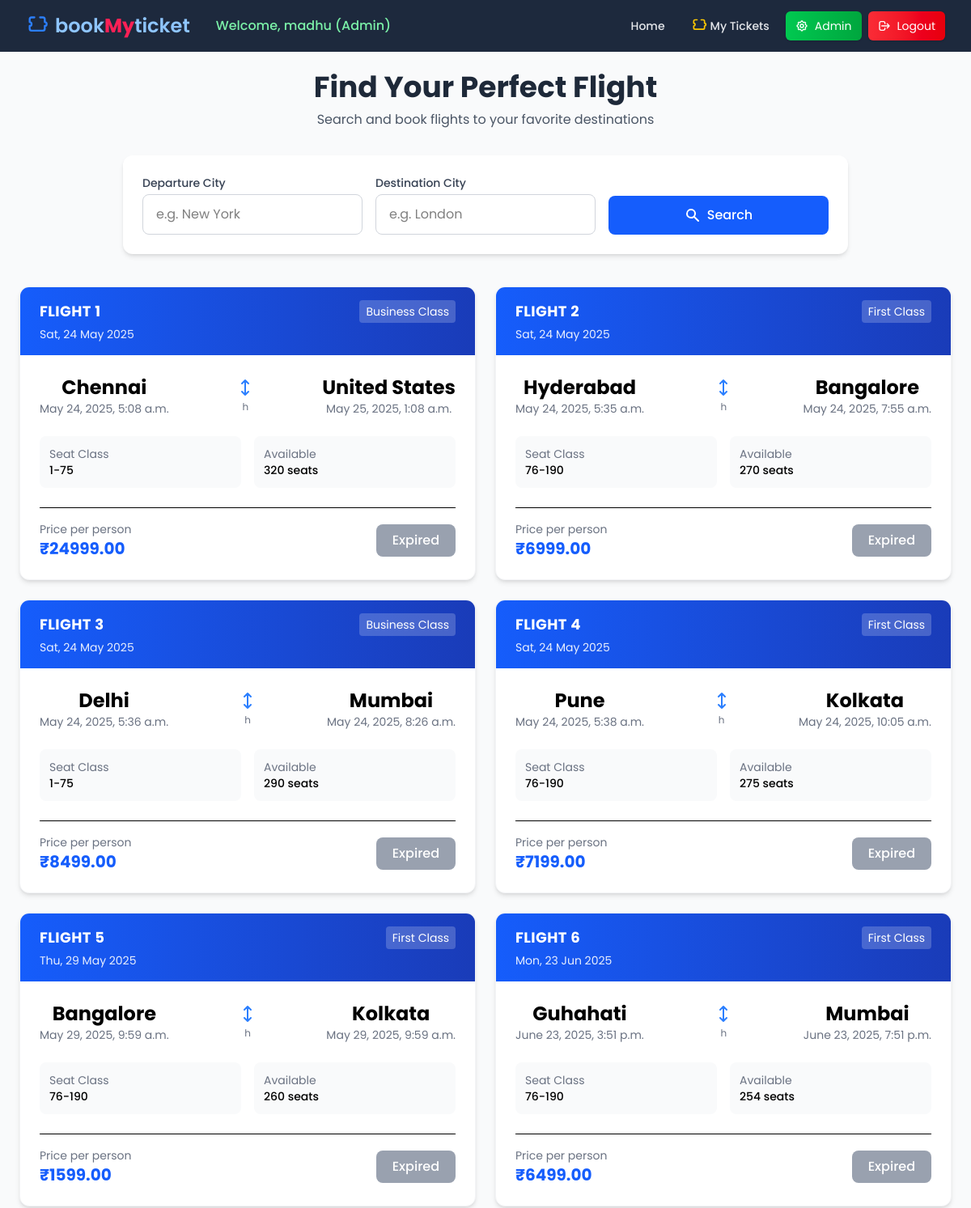
/planebooking/planebook/ (signed in, upper part), run on an earlier commit of the app's database.
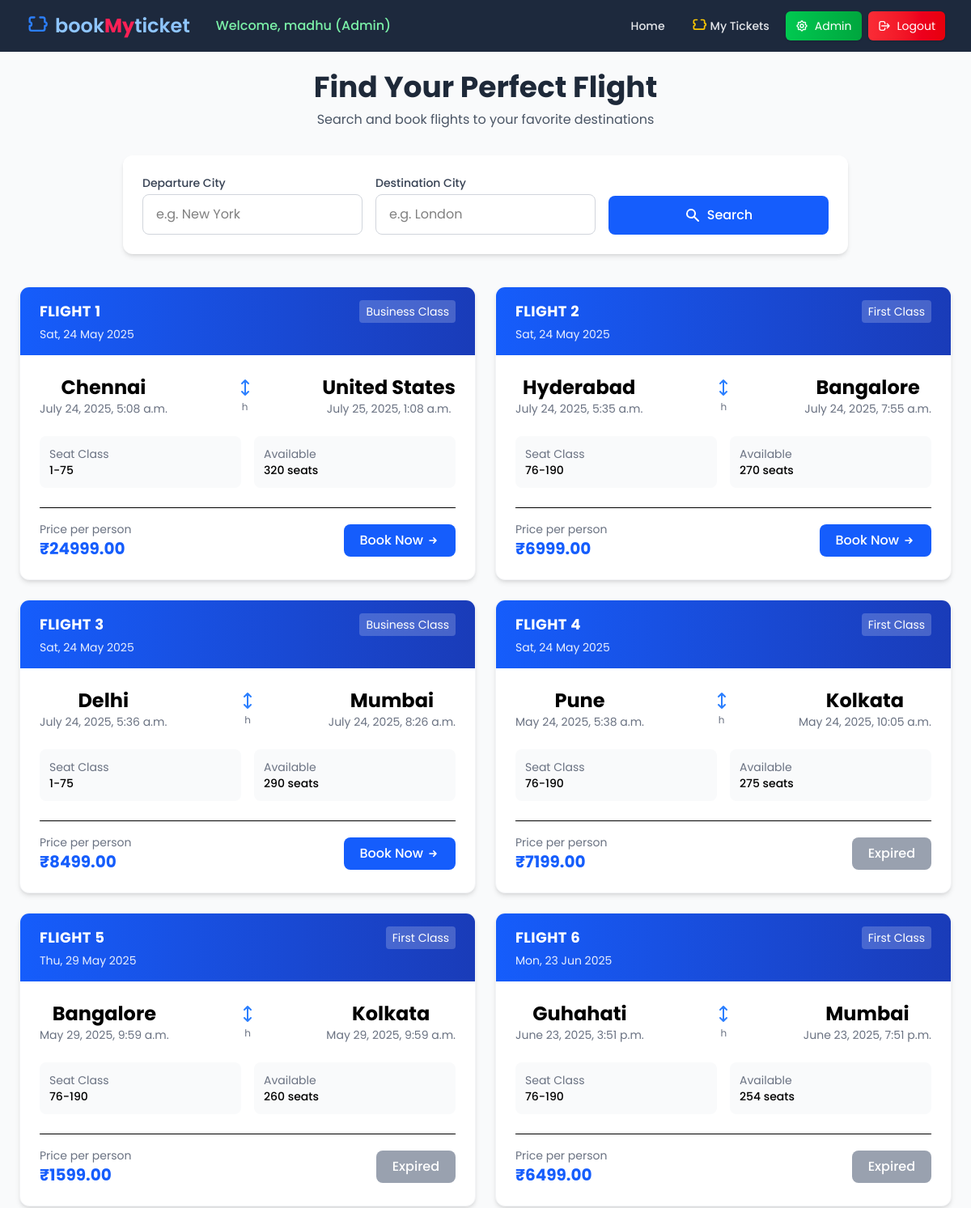
And on a later commit of the database.
### booking_plane/models.py (models this page shows, shortened)
class Ticketsplane(models.Model):
    seat_types = [
        ('BS', 'Business Class'),
        ('FR', 'First Class'),
        ('EC', 'Economy Class'),
    ]
    seat_no = [
        ('BS', '1-75'),
        ('FR', '76-190'),
        ('EC', '190-250+'),
    ]
    name = models.CharField(max_length=20)
    date_time = models.DateTimeField(default=timezone.now)
    type1 = models.CharField(max_length=2, choices=seat_types)
    type2 = models.CharField(max_length=3, choices=seat_no)
    source = models.CharField(max_length=30)
    destination = models.CharField(max_length=30)
    departure_time = models.DateTimeField(default=timezone.now)
    arrival_time = models.DateTimeField(default=timezone.now)
    total_seats = models.PositiveIntegerField()
    price = models.DecimalField(max_digits=10, decimal_places=2)
    @property
    def has_departed(self):
        return timezone.now() > self.departure_time

### booking_plane/views.py (the view)
# urls.py: path('planebook/',views.planebook,name='planebook'),
def planebook(request):
    source = request.GET.get('source', '')
    destination = request.GET.get('destination', '')
    if source and destination:
        tickets = Ticketsplane.objects.filter(source__icontains=source, destination__icontains=destination)
    elif destination:
        tickets = Ticketsplane.objects.filter(destination__icontains=destination)
    elif source:
        tickets = Ticketsplane.objects.filter(source__icontains=source)
    else:
        tickets = Ticketsplane.objects.all()
    return render(request, 'booking_plane/book_plane.html', {'tickets': tickets})

### booking_plane/templates/booking_plane/book_plane.html (shortened to what this page needs)
{% extends "layout.html" %}
{% block content %}
{% if user.is_authenticated %}
<div class="min-h-screen bg-gray-50 p-4 sm:p-6">
    <div class="max-w-6xl mx-auto text-center mb-8">
        <h1 class="text-3xl sm:text-4xl font-bold text-gray-800 mb-2">Find Your Perfect Flight</h1>
        <p class="text-gray-600 max-w-2xl mx-auto">Search and book flights to your favorite destinations</p>
    </div>
    <div class="max-w-4xl mx-auto bg-white rounded-xl shadow-md p-6 mb-10">
        <form method="get" class="space-y-4 sm:space-y-0">
            <div class="grid grid-cols-1 sm:grid-cols-3 gap-4">
                <div>
                    <label class="block text-sm font-medium text-gray-700 mb-1">Departure City</label>
                    <div class="relative">
                        <input type="text" name="source" placeholder="e.g. New York"
                               value="{{ request.GET.source }}"
                               class="w-full px-4 py-3 rounded-lg border border-gray-300 focus:ring-2 focus:ring-blue-500 focus:border-blue-500 transition">
                    </div>
                </div>
                <div>
                    <label class="block text-sm font-medium text-gray-700 mb-1">Destination City</label>
                    <div class="relative">
                        <input type="text" name="destination" placeholder="e.g. London"
                               value="{{ request.GET.destination }}"
                               class="w-full px-4 py-3 rounded-lg border border-gray-300 focus:ring-2 focus:ring-blue-500 focus:border-blue-500 transition">
                    </div>
                </div>
                <div class="flex items-end">
                    <button type="submit"
                            class="w-full bg-blue-600 hover:bg-blue-700 text-white font-medium py-3 px-6 rounded-lg transition duration-200 flex items-center justify-center">
                        <svg xmlns="http://www.w3.org/2000/svg" class="h-5 w-5 mr-2" viewBox="0 0 20 20" fill="currentColor">
                            <path fill-rule="evenodd" d="M8 4a4 4 0 100 8 4 4 0 000-8zM2 8a6 6 0 1110.89 3.476l4.817 4.817a1 1 0 01-1.414 1.414l-4.816-4.816A6 6 0 012 8z" clip-rule="evenodd" />
                        </svg>
                        Search
                    </button>
                </div>
            </div>
        </form>
    </div>
    <div class="max-w-6xl mx-auto">
        {% if tickets %}
        <div class="grid grid-cols-1 md:grid-cols-2 lg:grid-cols-2 gap-6">
            {% for ticket in tickets %}
            <div class="bg-white rounded-xl shadow-md overflow-hidden hover:shadow-lg transition duration-300 border border-gray-100">
                <div class="bg-gradient-to-r from-blue-600 to-blue-800 px-6 py-4 text-white">
                    <div class="flex justify-between items-center">
                        <h3 class="font-bold text-lg uppercase tracking-wide">Flight {{ ticket.id }}</h3>
                        <span class="text-sm bg-white/20 px-2 py-1 rounded">{{ ticket.get_type1_display }}</span>
                    </div>
                    <p class="text-sm opacity-90 mt-1">{{ ticket.date_time|date:"D, d M Y" }}</p>
                </div>
                <div class="p-6">
                    <div class="flex justify-between items-center mb-6">
                        <div class="text-center">
                            <p class="text-2xl font-bold">{{ ticket.source }}</p>
                            <p class="text-gray-500 text-sm">{{ ticket.departure_time }}</p>
                        </div>
                        <div class="flex flex-col items-center px-4">
                            <svg xmlns="http://www.w3.org/2000/svg" class="h-6 w-6 text-blue-500" fill="none" viewBox="0 0 24 24" stroke="currentColor">
                                <path stroke-linecap="round" stroke-linejoin="round" stroke-width="2" d="M8 7l4-4m0 0l4 4m-4-4v18m0 0l-4-4m4 4l4-4" />
                            </svg>
                            <span class="text-xs text-gray-500 mt-1">{{ ticket.duration }}h</span>
                        </div>
                        <div class="text-center">
                            <p class="text-2xl font-bold">{{ ticket.destination }}</p>
                            <p class="text-gray-500 text-sm">{{ ticket.arrival_time}}</p>
                        </div>
                    </div>
                    <div class="grid grid-cols-2 gap-4 text-sm mb-6">
                        <div class="bg-gray-50 p-3 rounded-lg">
                            <p class="text-gray-500">Seat Class</p>
                            <p class="font-medium">{{ ticket.get_type2_display }}</p>
                        </div>
                        <div class="bg-gray-50 p-3 rounded-lg">
                            <p class="text-gray-500">Available</p>
                            <p class="font-medium">{{ ticket.total_seats }} seats</p>
                        </div>
                    </div>
                    <div class="flex justify-between items-center border-t pt-4">
                        <div>
                            <p class="text-gray-500 text-sm">Price per person</p>
                            <p class="text-xl font-bold text-blue-600">₹{{ ticket.price }}</p>
                        </div>
                        {% if ticket.has_departed %}
                        <button class="bg-gray-400 text-white font-medium py-2 px-5 rounded-lg cursor-not-allowed" disabled>
                            Expired
                        </button>
                        {% else %}
                        <form method="post" action="{% url 'book_plane_ticket' ticket.id %}">
                            <button type="submit"
                                    class="bg-blue-600 hover:bg-blue-700 text-white font-medium py-2 px-5 rounded-lg transition duration-200 flex items-center">
                                Book Now
                                <svg xmlns="http://www.w3.org/2000/svg" class="h-4 w-4 ml-1" viewBox="0 0 20 20" fill="currentColor">
                                    <path fill-rule="evenodd" d="M10.293 5.293a1 1 0 011.414 0l4 4a1 1 0 010 1.414l-4 4a1 1 0 01-1.414-1.414L12.586 11H5a1 1 0 110-2h7.586l-2.293-2.293a1 1 0 010-1.414z" clip-rule="evenodd" />
                                </svg>
                            </button>
                        </form>
                        {% endif %}
                    </div>
                </div>
            </div>
            {% endfor %}
        </div>
        {% endif %}
    </div>
</div>
{% endif %}
{% endblock content %}

### templates/layout.html (shortened to what this page needs)
{% load static %}
{% load static tailwind_tags %}
{% load django_browser_reload %}
<!DOCTYPE html>
<html lang="en" x-data="{ open: false, scrolled: false }" @scroll.window="scrolled = window.scrollY > 10">
<head>
    {% tailwind_css %}
</head>
<body class="bg-white flex flex-col min-h-screen font-poppins antialiased">
{% block navbar %}
<header class="fixed w-full z-50" :class="{'shadow-lg': scrolled}">
    <nav class="bg-slate-800 transition-slow" :class="{'bg-opacity-95 backdrop-blur-sm': scrolled}">
        <div class="max-w-7xl mx-auto px-4 sm:px-6 lg:px-8">
            <div class="flex justify-between items-center h-16">
                <div class="flex-shrink-0 flex items-center">
                    <a href="{% url 'home' %}" class="flex items-center space-x-2 text-blue-300 font-semibold text-2xl">
                        <svg xmlns="http://www.w3.org/2000/svg" class="w-7 h-7 text-blue-500" fill="none" viewBox="0 0 24 24" stroke="currentColor">
                            <path stroke-linecap="round" stroke-linejoin="round" stroke-width="2"
                                d="M9 3H6a2 2 0 00-2 2v3a2 2 0 010 4v3a2 2 0 002 2h3m6-14h3a2 2 0 012 2v3a2 2 0 010 4v3a2 2 0 01-2 2h-3m-6 0h6" />
                        </svg>
                        <span class="hidden sm:inline">
                            book<span class="text-rose-500 font-bold">My</span>ticket
                        </span>
                    </a>
                </div>
                <div class="hidden md:flex items-center space-x-4 ml-6">
                    {% if user.is_authenticated %}
                        <span class="text-green-300 font-medium text-sm md:text-base">
                            Welcome, {{ user.username }}{% if user.username == 'madhu' %} (Admin){% endif %}
                        </span>
                    {% endif %}
                </div>
                <div class="hidden md:flex items-center space-x-2 ml-auto">
                    <a href="{% url 'home' %}" class="px-3 py-2 rounded-md text-gray-200 hover:text-white hover:bg-slate-700 text-sm font-medium transition-slow">Home</a>
                    {% if user.is_authenticated %}
                    <a href="{% url 'my_tickets' %}" class="flex items-center px-3 py-2 rounded-md text-gray-200 hover:text-white hover:bg-slate-700 text-sm font-medium transition-slow gap-1">
                        <svg xmlns="http://www.w3.org/2000/svg" class="w-5 h-5 text-yellow-400" fill="none" viewBox="0 0 24 24" stroke="currentColor">
                            <path stroke-linecap="round" stroke-linejoin="round" stroke-width="2"
                                    d="M9 3H6a2 2 0 00-2 2v3a2 2 0 010 4v3a2 2 0 002 2h3m6-14h3a2 2 0 012 2v3a2 2 0 010 4v3a2 2 0 01-2 2h-3m-6 0h6" />
                        </svg>
                        My Tickets
                    </a>
                        {% if user.username == 'madhu' %}
                            <a href="/admin/" class="px-3 py-2 rounded-md text-white bg-gradient-to-r from-green-500 to-green-600 hover:from-green-600 hover:to-green-700 transition-slow shadow hover:shadow-lg flex items-center gap-2 text-sm">
                                Admin
                            </a>
                        {% endif %}
                        <a href="{% url 'logout' %}" class="px-3 py-2 rounded-md text-white bg-gradient-to-r from-red-500 to-red-600 hover:from-red-600 hover:to-red-700 transition-slow shadow hover:shadow-lg flex items-center gap-2 text-sm">
                            <svg xmlns="http://www.w3.org/2000/svg" class="h-4 w-4" fill="none" viewBox="0 0 24 24" stroke="currentColor">
                                <path stroke-linecap="round" stroke-linejoin="round" stroke-width="2" d="M17 16l4-4m0 0l-4-4m4 4H7m6 4v1a3 3 0 01-3 3H6a3 3 0 01-3-3V7a3 3 0 013-3h4a3 3 0 013 3v1" />
                            </svg>
                            Logout
                        </a>
                    {% endif %}
                </div>
            </div>
        </div>
    </nav>
</header>
{% endblock %}
<main class="flex-grow pt-16">
    {% block content %}
    {% endblock %}
</main>
</body>
</html>

### templates/layout.html (style rules this page uses)
.font-poppins { font-family: 'Poppins', sans-serif; }
.transition-slow { transition: all 0.3s ease-in-out; }

### booking_plane/templates/booking_plane/book_plane.html (style rules this page uses)
.transition { transition-property: background-color, border-color, color, fill, stroke, opacity, box-shadow, transform; transition-timing-function: cubic-bezier(0.4, 0, 0.2, 1); transition-duration: 150ms; }

What changed in the data, as far as the page shows it:
changed Ticketsplane "Chennai": departure_time "May 24, 2025, 5:08 a.m." → "July 24, 2025, 5:08 a.m."; arrival_time "May 25, 2025, 1:08 a.m." → "July 25, 2025, 1:08 a.m."; departure_time "Expired" → "Book Now"
changed Ticketsplane "Hyderabad": departure_time "May 24, 2025, 5:35 a.m." → "July 24, 2025, 5:35 a.m."; arrival_time "May 24, 2025, 7:55 a.m." → "July 24, 2025, 7:55 a.m."; departure_time "Expired" → "Book Now"
changed Ticketsplane "Delhi": departure_time "May 24, 2025, 5:36 a.m." → "July 24, 2025, 5:36 a.m."; arrival_time "May 24, 2025, 8:26 a.m." → "July 24, 2025, 8:26 a.m."; departure_time "Expired" → "Book Now"
